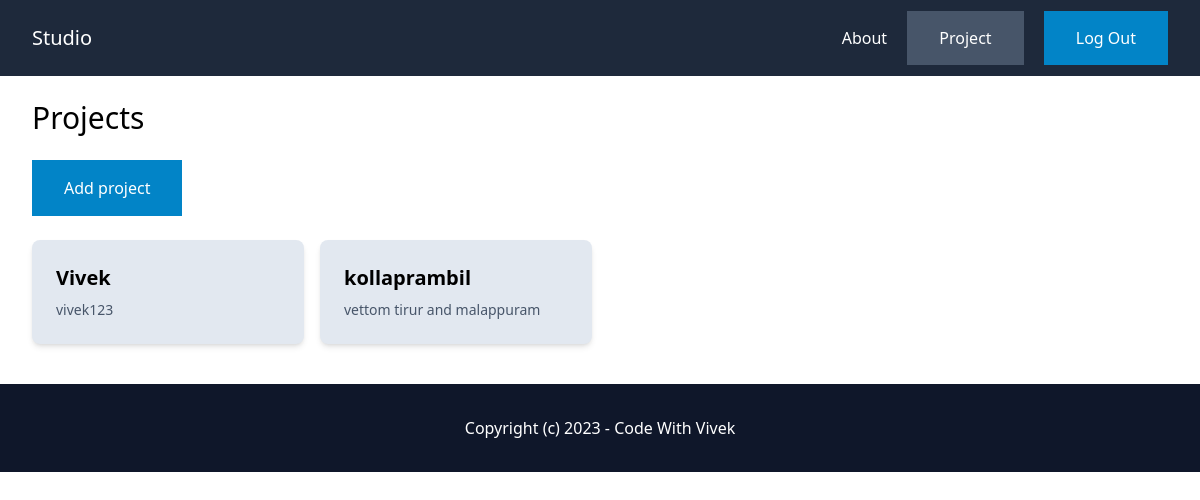
Page /projects/ (signed in) on the earlier database version.
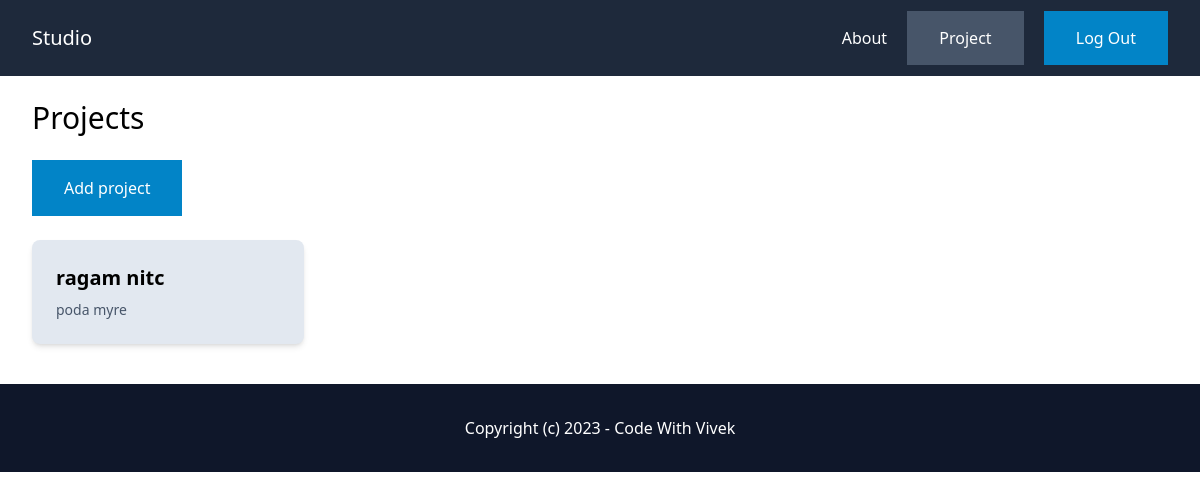
Same page on the later database version.
### project/models.py (models this page shows, shortened)
class Project(models.Model):
    id=models.UUIDField(primary_key=True,default=uuid.uuid4,editable=False)
    name=models.CharField(max_length=255)
    description=models.TextField(blank=True,null=True)
    created_by=models.ForeignKey(User,related_name='projects',on_delete=models.CASCADE)

### project/views.py (the view)
# urls.py: path('',views.projects,name='projects'),
@login_required
def projects(request):
    projects=Project.objects.filter(created_by=request.user)
    return render(request,'project/projects.html',{
        'my_projects':projects
    })

### project/templates/project/projects.html
{% extends 'core/base.html' %} {% block content %}
<h1 class="mb-6 text-3xl">Projects</h1>
<a
  href="{% url 'project:add' %}"
  class="py-4 px-8 bg-sky-600 text-white inline-block"
>
  Add project
</a>
<div class="mt-6 grid grid-cols-4 gap-4">
  {% for project in my_projects %}
  <div class="py-6 px-6 bg-slate-200 mb-4 rounded-lg shadow-md relative">
    <a href="{% url 'project:project' project.id %}">
      <h2 class="mb-2 text-xl font-semibold">{{ project.name }}</h2>
      <p class="text-sm text-slate-600">{{ project.description }}</p>
    </a>
  </div>
  {% endfor %}
</div>
{% endblock %}

### core/templates/core/base.html (shortened to what this page needs)
<!DOCTYPE html>
<html>
  <head>
    <script src="https://cdn.tailwindcss.com"></script>
  </head>
  <body>
    <nav class="py-6 px-8 flex items-center justify-between bg-slate-800">
      <h1 class="text-xl text-white">
        <a href="{% url 'core:index' %}">Studio</a>
      </h1>
      <div class="space-x-4">
        <a href="{% url 'core:about' %}" class="text-white">About</a>
        {% if request.user.is_authenticated %}
        <a
          href="{% url 'project:projects' %}"
          class="py-4 px-8 bg-slate-600 text-white"
          >Project</a
        >
        <a
          href="{% url 'account:logout' %}"
          class="py-4 px-8 bg-sky-600 text-white"
          >Log Out</a
        >
        {% endif %}
      </div>
    </nav>
    <main class="py-6 px-8">{% block content %} {% endblock %}</main>
    <footer class="py-8 px-8 bg-slate-900 text-center">
      <p class="text-white">Copyright (c) 2023 - Code With Vivek</p>
    </footer>
  </body>
</html>

Differences in the rows shown:
removed Project: name "Vivek", description "vivek123"
removed Project: name "kollaprambil", description "vettom tirur and malappuram"
added Project: name "ragam nitc", description "poda myre"
